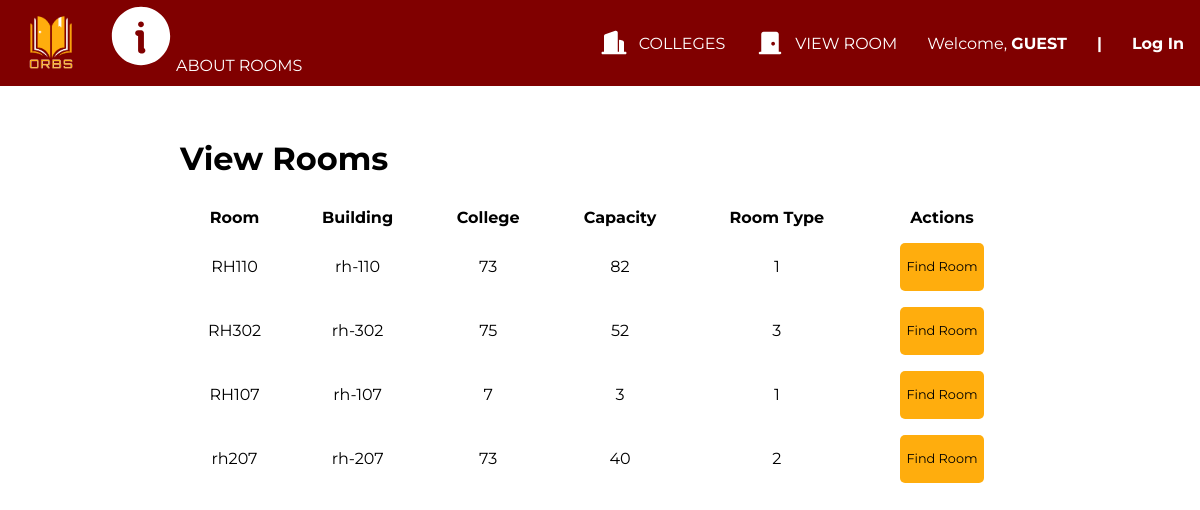
/, run on an earlier commit of the app's database.
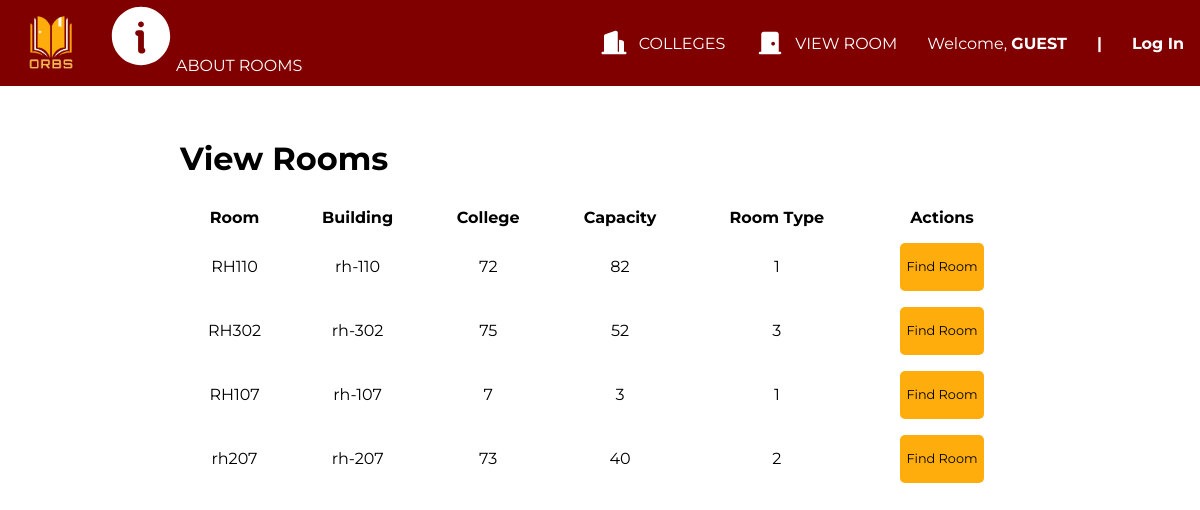
And on a later commit of the database.
### wayfinderpro/models.py (models this page shows, shortened)
class Room(models.Model):
    name = models.CharField(max_length=100)
    slug = models.SlugField(null=True)
    x = models.IntegerField()
    y = models.IntegerField()
    floorNumber = models.IntegerField(default = 1)
    date_created = models.DateTimeField(default=timezone.now)
    date_modified = models.DateTimeField(auto_now=True)

### wayfinderpro/views.py (the view)
# urls.py: 2. Add a URL to urlpatterns:  path('', views.home, name='home')
def home(request):
    context = {
        'rooms': Room.objects.all()
    }
    return render(request, 'wayfinderpro/initial.html', context)

### wayfinderpro/templates/wayfinderpro/initial.html (shortened to what this page needs)
{%load static%}
<!DOCTYPE html>
<html lang="en">
<head>
</head>
<body>
    <div class="dummycontainer">
        <div class="navbar">
            <div class="logo">
                <img src="{% static 'assets/Logo_Navbar.png' %}" alt="" class="logo">
                <span class="about"><img src="{% static 'assets/info.svg' %}" alt="">ABOUT ROOMS</span>
            </div>
            <div class="list">
                <div class="colleges">
                    <img src="{% static 'assets/school.svg' %}" alt="">
                    <span>COLLEGES</span>
                </div>
                <div class="viewrooms">
                    <img src="{% static 'assets/door.svg' %}" alt="">
                    <span>VIEW ROOM</span>
                </div>
                <div class="welcome">
                    <span>Welcome, <b>GUEST</b></span>
                </div>
                <div class="welcome">
                    <span><b>|</b></span>
                </div>
                <div class="welcome">
                    <span><b>Log In</b></span>
                </div>
            </div>
        </div>
    </div>
    <div class="mapcontainer">
        <div class="table">
            <h1>View Rooms</h1>
            <table>
                <thead>
                    <tr>
                        <th>Room</th>
                        <th>Building</th>
                        <th>College</th>
                        <th>Capacity</th>
                        <th>Room Type</th>
                        <th>Actions</th>
                    </tr>
                </thead>
                <tbody>
                    {% for room in rooms %}
                    <tr>
                        <td>{{ room.name }}</td>
                        <td>{{ room.slug }}</td>
                        <td>{{ room.x }}</td>
                        <td>{{ room.y }}</td>
                        <td>{{ room.floorNumber }}</td>
                        <td class="button">
                            <button class="button button-blue" style="background-color: #ffad0d; color: #000000;" onclick="startMultiFloorPathFinding('{{ room.slug }}', '{{ room.x }}', '{{ room.y }}', '{{ room.floorNumber }}')">Find Room</button>
                        </td>
                    </tr>
                    {% endfor %}
                </tbody>
            </table>
        </div>
    </div>
</body>
</html>

### wayfinderpro/templates/wayfinderpro/initial.html (style rules this page uses)
body { background-color: #800000; margin: 0; padding: 0; }
.navbar { display: flex; flex-direction: row; justify-content: space-between; align-items: center; color: white; background-color: #800000; padding: 0.5rem 1rem; }
.logo { display: flex; align-items: center; font-family: 'Montserrat', sans-serif; font-size: 1rem; font-weight: 400; gap: 20px; }
.logo img { width: 70px; height: 70px; }
.logo span { margin-top: -10px; }
.list { display: flex; align-items: center; gap: 30px; font-family: 'Montserrat', sans-serif; font-size: 1rem; font-weight: 400; }
.list div { display: flex; align-items: center; gap: 10px; }
.list img { width: 30px; height: 30px; }
.mapcontainer { background-color: white; width: 100vw; min-height: 100vh; display: flex; flex-direction: column; align-items: center; padding-top: 2rem; }
.table { width: 70%; font-family: 'Montserrat', sans-serif; font-size: 1rem; font-weight: 400; }
.table table { width: 100%; margin-top: 20px; border-collapse: collapse; }
.table th, .table td { text-align: center; padding: 8px; }
.button { display: flex; justify-content: center; align-items: center; gap: 5px; }
.button button { font-family: 'Montserrat', sans-serif; font-size: 0.8rem; font-weight: 400; min-height: 3rem; max-width: 90px; display: flex; justify-content: center; align-items: center; border-radius: 5px; border: none; cursor: pointer; transition: background-color 0.3s ease; }

What changed in the data, as far as the page shows it:
changed Room "RH110": x "73" → "72"
